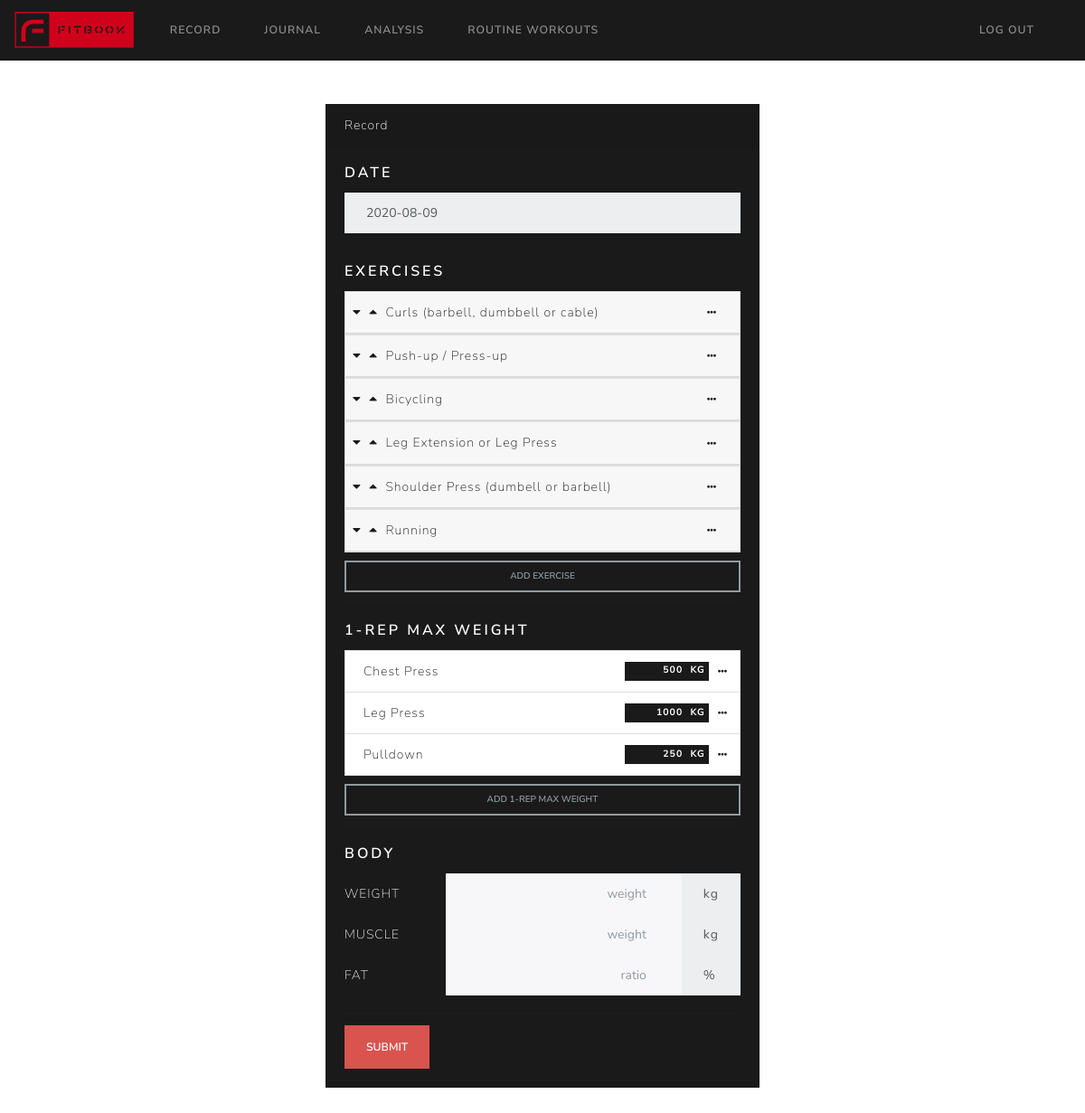
Page /record (signed in) on the committed database.
### tables this page shows
CREATE TABLE "exercises" (
	"id"	INTEGER NOT NULL UNIQUE,
	"name"	TEXT NOT NULL,
	"muscle_group"	TEXT NOT NULL,
	"type"	TEXT NOT NULL,
	FOREIGN KEY("type") REFERENCES "exercise_types"("name"),
	FOREIGN KEY("muscle_group") REFERENCES "muscle_groups"("name"),
	PRIMARY KEY("id" AUTOINCREMENT)
);

### application.py (the view)
@app.route("/record", methods=["GET", "POST"])
@login_required
def record():
    if request.method == "POST":
        return render_template("record.html")
    else:
        user_id = session["user_id"]
        record_date_request = request.args.get("record_date", None)
        if record_date_request:
            record_date = exercises.exercise_date_str_to_date(record_date_request)
            if not record_date:
                raise Exception("Request date is invalid: %s" % record_date_request)
        else:
            record_date = datetime.datetime.now()
        record_date_str = exercises.exercise_date_to_date_str(record_date)
        strength_muscle_groups = sorted(get_strength_muscle_groups(get_db()))
        strength_exercise_ids_names = get_exercise_ids_names_by_muscle_group(get_db(), strength_muscle_groups[0])
        sorted(strength_exercise_ids_names, key=lambda token: token[1])
        cardio_exercise_ids_names = get_cardio_exercise_ids_names(get_db())
        sorted(cardio_exercise_ids_names, key=lambda token: token[1])
        exercise_records = exercises.get_exercise_records(get_db(), user_id, record_date)
        exercise_record_templates = []
        for exercise_record in exercise_records:
            exercise_type = exercise_record.exercise_type
            record_details_id = exercise_record.record_details_id
            if exercise_type == EXERCISE_TYPE_STRENGTH:
                exercise_record_template = get_strength_exercise_record_template(record_details_id)
            elif exercise_type == EXERCISE_TYPE_CARDIO:
                exercise_record_template = get_cardio_exercise_record_template(record_details_id)
            else:
                raise Exception("Unknown exercise type* %s" % exercise_type)
            exercise_record_templates.append(exercise_record_template)
        return render_template("record.html",
                               record_date_str=record_date_str,
                               strength_muscle_groups=strength_muscle_groups,
                               strength_exercise_ids_names=strength_exercise_ids_names,
                               cardio_exercise_ids_names=cardio_exercise_ids_names,
                               exercise_record_templates=exercise_record_templates)

### application.py (called while the page is built)
def get_db():
    db = getattr(_app_ctx_stack.top, "_database", None)
    if db is None:
        db = _app_ctx_stack.top._database = sqlite3.connect(DATABASE, check_same_thread=False)
        db.text_factory = str
        db.row_factory = lambda cur, row: dict((col[0], row[idx]) for idx, col in enumerate(cur.description))
    return db

@app.teardown_appcontext
def close_connection(exception):
    db = getattr(_app_ctx_stack.top, "_database", None)
    if db is not None:
        db.close()

@app.after_request
def after_request(response):
    response.headers["Cache-Control"] = "no-cache, no-store, must-revalidate"
    response.headers["Expires"] = 0
    response.headers["Pragma"] = "no-cache"
    return response

def get_strength_exercise_record_template(record_details_id):
    if not record_details_id_exist(get_db(), record_details_id):
        raise Exception("Record details id does not exist")
    exercise_record = exercises.get_exercise_record(get_db(), record_details_id)
    exercise_type = exercise_record.exercise_type
    if not exercise_type == EXERCISE_TYPE_STRENGTH:
        raise Exception("Specified exercise is not a strength exercise")
    exercise_name = exercise_record.exercise_name
    exercise_sets = exercise_record.exercise_sets.data()
    if len(exercise_sets) == 0:
        raise Exception("Required strength exercise does not have any set")
    return render_template("record_exercise_strength.html",
                           record_details_id=record_details_id,
                           exercise_name=exercise_name,
                           exercise_sets=exercise_sets)

### lib/exercises.py (called while the page is built)
def exercise_date_to_date_str(date):
    if not isinstance(date, datetime.datetime):
        return ""
    return date.strftime(EXERCISE_DATE_FMT)

    def data(self):
        return {"order": self.order,
                "weight": self.weight,
                "reps": self.reps,
                "sub_sets": self.sub_sets.data()}

    def __getitem__(self, idx):
        if idx <= len(self.sets):
            return self.sets[idx]
        else:
            raise IndexError

    def append_set(self, order, weight, reps):
        if not (isinstance(order, int) and isinstance(weight, int) and isinstance(reps, int)):
            return -1
        set = ExerciseSet()
        set.order = order
        set.weight = weight
        set.reps = reps
        self.sets.append(set)
        return len(self.sets) - 1

    def append(self, exercise_record):
        self.records.append(exercise_record)

### templates/record_exercise_strength.html (shortened to what this page needs)
{% extends "record_exercise.html" %}

### templates/record_exercise.html (shortened to what this page needs)
<div class="card exercise_record" record_details_id="{{ record_details_id }}">
    {% set card_id = "exercise_record_" + record_details_id|string %}
    <div class="card-header px-2">
        <a data-toggle="collapse" class="collapsed" href="#{{ card_id }}">
            <i class="fas fa-caret-down collapse-open pr-1"></i>
            <i class="fas fa-caret-up collapse-close pr-1"></i>
            <span class="exercise_record_name">{{ exercise_name }}</span>
        </a>
        <div class="dropdown float-right">
            <button class="btn btn-outline-primary btn-sm m-0 p-0 px-3" style="border-color: rgba(0,0,0,0);" type="button" data-toggle="dropdown">
                <i class="fas fa-ellipsis-h"></i>
            </button>
        </div>
    </div>
</div>

### templates/record_exercise_cardio.html (shortened to what this page needs)
{% extends "record_exercise.html" %}

### templates/record.html (shortened to what this page needs)
{% extends "layout.html" %}
{% block main %}
<div id="card_record_exercise" class="card text-white bg-primary center mb-3 mx-auto" style="max-width: 30rem;">
    <div class="card-header">Record</div>
    <div class="card-body">
        <h5 class="card-title">Date</h5>
        <input id="record_date" type="text" readonly="" class="form-control datepicker" name="date" placeholder="yyyy-mm-dd" value="{{ record_date_str }}" style="border-radius: 0px;">
        <hr class="my-3 sep">
        <h5 class="card-title">Exercises</h5>
        <div id="record_exercises">
            {% for exercise_record_template in exercise_record_templates %}
                {{ exercise_record_template|safe }}
            {% endfor %}
        </div>
        <hr class="my-1 sep">
        <button id="btn_append_record_exercises" type="button" class="btn btn-outline-secondary btn-sm btn-block" data-toggle="modal" data-target="#modal_add_exercise">Add Exercise</button>
        <hr class="my-3 sep">
        <h5 class="card-title">1-Rep Max Weight</h5>
        <ul class="list-group">
            <li class="list-group-item list-group-item-action d-flex text-primary pr-1">
                <div class="mr-auto">Chest Press</div>
                <span class="badge badge-primary text-right col-2 pr-1">500</span>
                <span class="badge badge-primary text-right">KG</span>
                <div class="dropdown p-0">
                    <button class="btn btn-outline-primary btn-sm m-0 p-0 px-2" style="border-color: rgba(0,0,0,0);" type="button" data-toggle="dropdown">
                        <i class="fas fa-ellipsis-h"></i>
                    </button>
                </div>
            </li>
            <li class="list-group-item list-group-item-action d-flex text-primary pr-1">
                <div class="mr-auto">Leg Press</div>
                <span class="badge badge-primary text-right col-2 pr-1">1000</span>
                <span class="badge badge-primary text-right">KG</span>
                <div class="dropdown p-0">
                    <button class="btn btn-outline-primary btn-sm m-0 p-0 px-2" style="border-color: rgba(0,0,0,0);" type="button" data-toggle="dropdown">
                        <i class="fas fa-ellipsis-h"></i>
                    </button>
                </div>
            </li>
            <li class="list-group-item list-group-item-action d-flex align-items-stretch text-primary pr-1">
                <div class="mr-auto">Pulldown</div>
                <span class="badge badge-primary text-right col-2 pr-1">250</span>
                <span class="badge badge-primary text-right">KG</span>
                <div class="dropdown p-0">
                    <button class="btn btn-outline-primary btn-sm m-0 p-0 px-2" style="border-color: rgba(0,0,0,0);" type="button" data-toggle="dropdown">
                        <i class="fas fa-ellipsis-h"></i>
                    </button>
                </div>
            </li>
        </ul>
        <hr class="my-1 sep">
        <button type="button" class="btn btn-outline-secondary btn-sm btn-block" data-toggle="modal" data-target="#modal_max_exercise">Add 1-Rep Max Weight</button>
        <hr class="my-3 sep">
        <h5 class="card-title">Body</h5>
        <form>
            <div class="form-row">
                <label for="weight" class="col-3 col-form-label text-uppercase">Weight</label>
                <div class="input-group col">
                    <input type="number" class="form-control text-right" id="weight" placeholder="weight">
                    <div class="input-group-append" style="flex: 0 0 20%;">
                        <span class="input-group-text" style="width: 100%;">kg</span>
                    </div>
                </div>
            </div>
            <div class="form-row">
                <label for="weight" class="col-3 col-form-label text-uppercase">Muscle</label>
                <div class="input-group col">
                    <input type="number" class="form-control text-right" id="muscle" placeholder="weight">
                    <div class="input-group-append" style="flex: 0 0 20%;">
                        <span class="input-group-text" style="width: 100%;">kg</span>
                    </div>
                </div>
            </div>
            <div class="form-row">
                <label for="fat" class="col-3 col-form-label text-uppercase">Fat</label>
                <div class="input-group col">
                    <input type="number" class="form-control text-right" id="fat" placeholder="ratio">
                    <div class="input-group-append" style="flex: 0 0 20%;">
                        <span class="input-group-text text-center" style="width: 100%;">%</span>
                    </div>
                </div>
            </div>
        </form>
        <hr class="my-3 sep">
        <button type="submit" class="btn btn-danger">Submit</button>
    </div>
</div>
{% endblock %}

### templates/layout.html (shortened to what this page needs)
<!DOCTYPE html>
<html lang="en">
    <head>
        <link href="/static/css/bootstrap.min.css" rel="stylesheet">
        <link href="/static/css/main.css" rel="stylesheet">
        <link href="https://cdnjs.cloudflare.com/ajax/libs/bootstrap-datepicker/1.9.0/css/bootstrap-datepicker3.standalone.min.css" rel="stylesheet">
        <link rel="stylesheet" href="https://use.fontawesome.com/releases/v5.7.0/css/all.css">
    </head>
    <body>
        <nav class="navbar navbar-expand-lg navbar-dark bg-primary sticky-top py-2">
            <a class="navbar-brand " href="/">
                <img src="/static/brand_nav.png" width="auto" height="40" class="d-inline-block align-top" alt="FitBook">
            </a>
            <div class="collapse navbar-collapse" id="navbar_nav">
                {% if session.user_id %}
                    <ul class="navbar-nav mr-auto">
                        <li class="nav-item">
                            <a class="nav-link" href="/record">Record</a>
                        </li>
                        <li class="nav-item">
                            <a class="nav-link" href="/journal">Journal</a>
                        </li>
                        <li class="nav-item">
                            <a class="nav-link" href="/analysis">Analysis</a>
                        </li>
                        <li class="nav-item">
                            <a class="nav-link" href="/routine_workouts">Routine Workouts</a>
                        </li>
                    </ul>
                    <ul class="navbar-nav ml-auto">
                        <li class="nav-item">
                            <a class="nav-link" href="/logout">Log Out</a>
                        </li>
                    </ul>
                {% endif %}
            </div>
        </nav>
        <main class="container p-5">
            {% block main %}{% endblock %}
        </main>
    </body>
</html>

### static/css/main.css (style rules this page uses)
.sep { color: rgba(0,0,0,0); }

### rows in the picture
exercises: exercise_record_templates "Curls (barbell, dumbbell or cable)"
exercises: exercise_record_templates "Push-up / Press-up"
exercises: exercise_record_templates "Bicycling"
exercises: exercise_record_templates "Leg Extension or Leg Press"
exercises: exercise_record_templates "Shoulder Press (dumbell or barbell)"
exercises: exercise_record_templates "Running"
